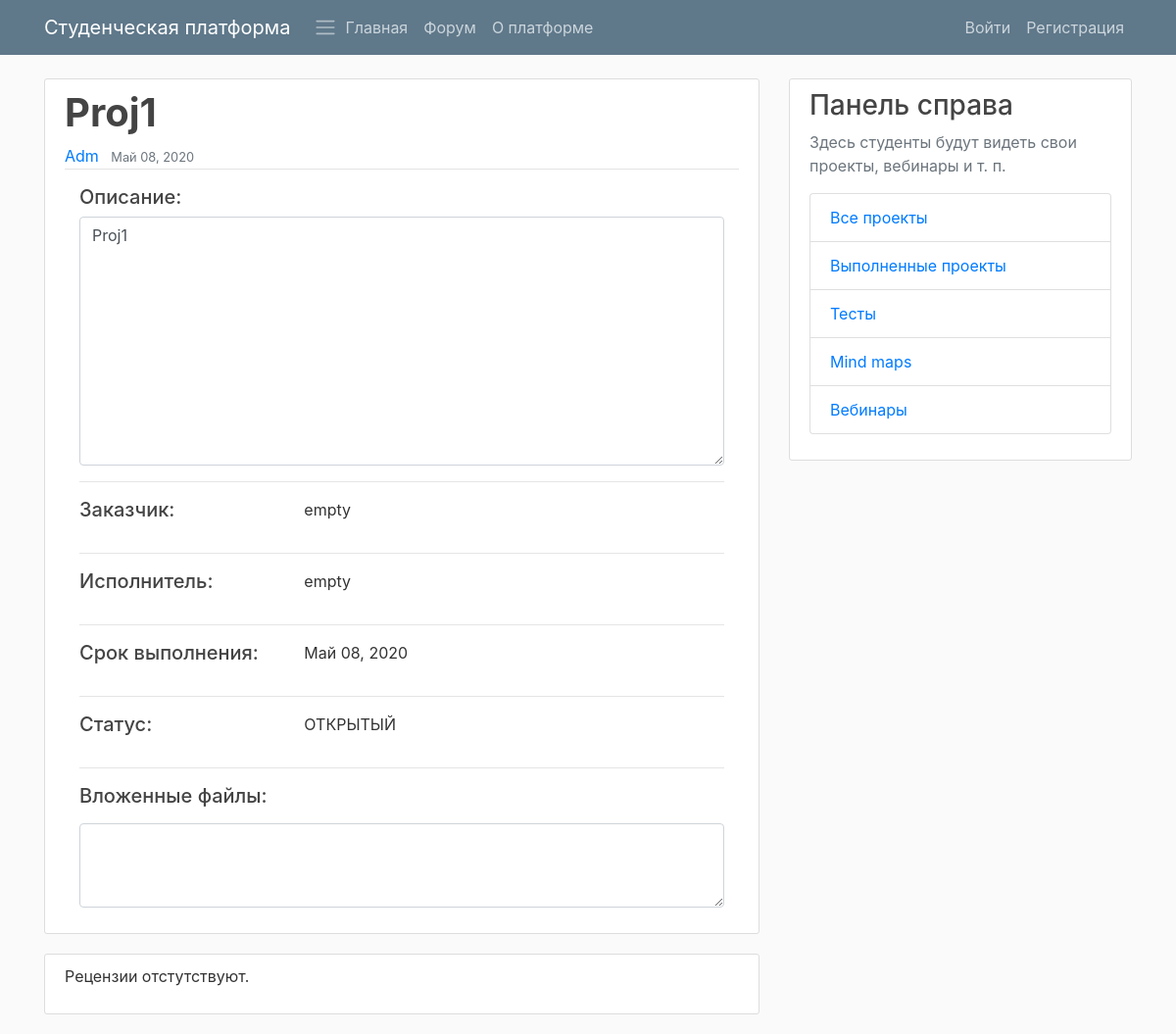
Screenshot of /platform/projects/14/ with the database file from the repository.
### PlatformApp/models.py (models this page shows, shortened)
class StudyProject(models.Model):
    STATUS_READY = 'ЗАКРЫТЫЙ'
    STATUS_NOT_READY = 'ОТКРЫТЫЙ'
    STATUS_CHOISES = (
        (STATUS_READY, 'Закрытый'),
        (STATUS_NOT_READY, 'Открытый'),
    )
    title = models.CharField(max_length=100)
    description = models.TextField()
    customer = models.CharField(max_length=100, default="empty")
    executor = models.CharField(max_length=100, default="empty")
    date_created = models.DateTimeField(default=timezone.now, verbose_name="Created on")
    date_deadline = models.DateTimeField(default=timezone.now, verbose_name="Deadline on")
    author = models.ForeignKey(User, on_delete=models.DO_NOTHING)
    status = models.CharField(max_length=100, choices=STATUS_CHOISES, default=STATUS_NOT_READY)

### PlatformApp/views.py (the view, shortened to what this page needs)
# urls.py: path('projects/<int:pk>/', platfrom_views.StudyProjectDetailView.as_view(), name='project-detail'),
class StudyProjectDetailView(FormMixin, DetailView):
    form_class = ProjectReviewForm
    model = StudyProject
    def get_context_data(self, **kwargs):
        context = super().get_context_data(**kwargs)
        context['reviews'] = Review.objects.filter(project=self.get_object())
        context["review_form"] = ProjectReviewForm()
        return context
    def get_initial(self):
        return ({'project-detail': self.get_object()})

### PlatformApp/forms.py
class ProjectReviewForm(forms.ModelForm):
    content = forms.CharField(widget=forms.Textarea, label='')
    class Meta:
        model = Review
        fields = ["content"]

### PlatformApp/templatetags/templatetagname.py (called while the page is built)
@register.filter(name='has_group')
def has_group(user, group_name):
    group = Group.objects.get(name=group_name)
    return True if group in user.groups.all() else False

### PlatformApp/templates/PlatformApp/studyproject_detail.html (shortened to what this page needs)
{% extends "PlatformApp/base.html" %}
{% load crispy_forms_tags %}
{% load templatetagname %}
{% block content %}
<article class="media content-section">
    <div class="media-body">
        <h1 class="text-capitalize font-weight-bold">{{ object.title }}</h1>
        <div class="article-metadata">
            <a class="mr-2" href="#">{{ object.author }}</a>
            <small class="text-muted">{{ object.date_created|date:"F d, Y" }}</small>
        </div>
        <div class="container">
            <h5 class="mt-3">Описание:</h5>
            <textarea class="form-control" rows="10">{{ object.description }}</textarea>
            <hr>
            <div class="row">
                <h5 class=" col-4">Заказчик:</h5>
                <p class="col">{{ object.customer }}</p>
            </div>
            <hr>
            <div class="row">
                <h5 class="col-4">Исполнитель:</h5>
                <p class="col">{{ object.executor }}</p>
            </div>
            <hr>
            <div class="row">
                <h5 class="col-4">Срок выполнения:</h5>
                <p class="col">{{ object.date_deadline|date:"F d, Y" }}</p>
            </div>
            <hr>
            <div class="row">
                <h5 class="col-4">Статус:</h5>
                <p class="col">{{ object.status }}</p>
            </div>
            <hr>
            <div class="mb-3">
                <h5>Вложенные файлы:</h5>
                <textarea class="form-control mt-3" rows="3"></textarea>
            </div>
        </div>
    </div>
</article>
<div class="content-section">
    <section class="comments">
        {% for review in reviews %}
        <article class="comment">
            <div class="comment-body">
                <div class="text">
                    <p>{{ review.content }}</p>
                </div>
                <p class="attribution">
                    by
                    <a href="#">{{ review.author }}</a>
                    at {{ review.date_created }}
                </p>
            </div>
        </article>
        <hr class="mb-5">
        {% empty %}
        <p>Рецензии отстутствуют.</p>
        {% endfor %}
    </section>
</div>
{% endblock content %}

### PlatformApp/static/PlatformApp/main.css (style rules this page uses)
body { background: #fafafa; color: #333333; margin-top: 5rem; }
h1, h2, h3, h4, h5, h6 { color: #444444; }
.content-section { background: #ffffff; padding: 10px 20px; border: 1px solid #dddddd; border-radius: 3px; margin-bottom: 20px; }
.article-metadata { padding-bottom: 1px; margin-bottom: 4px; border-bottom: 1px solid #e3e3e3 }

### rows the page displays
StudyProject: title "Proj1", author "Adm", date_created "Май 08, 2020", description "Proj1", customer "empty", executor "empty", date_deadline "Май 08, 2020", status "ОТКРЫТЫЙ"
